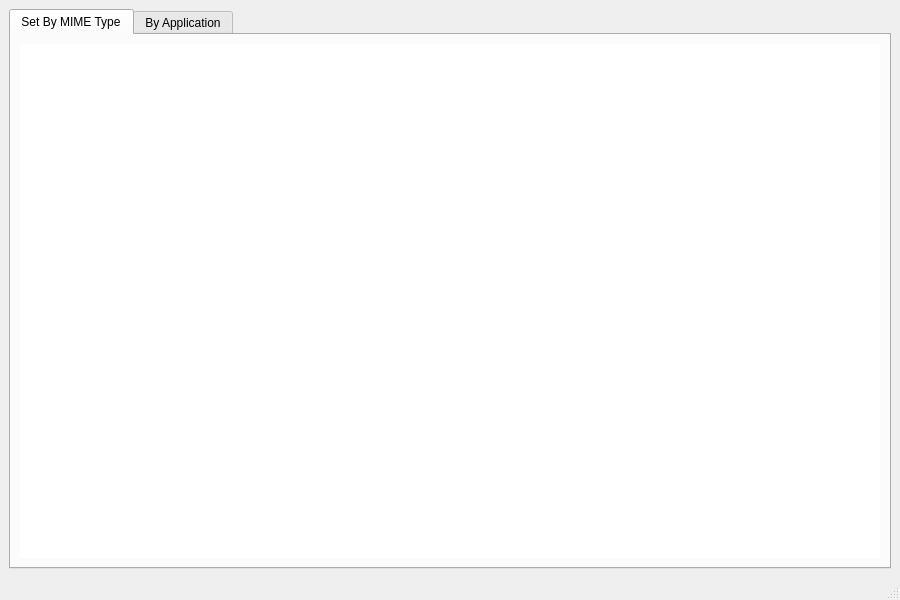
<?xml version="1.0" encoding="UTF-8"?>
<ui version="4.0">
 <class>MainWindow</class>
 <widget class="QMainWindow" name="MainWindow">
  <property name="geometry">
   <rect>
    <x>0</x>
    <y>0</y>
    <width>900</width>
    <height>600</height>
   </rect>
  </property>
  <property name="windowTitle">
   <string>Default Apps Selector</string>
  </property>
  <widget class="QWidget" name="centralwidget">
   <layout class="QHBoxLayout" name="horizontalLayout">
    <item>
     <widget class="QTabWidget" name="tabWidget">
      <property name="currentIndex">
       <number>0</number>
      </property>
      <widget class="QWidget" name="tabByType">
       <attribute name="title">
        <string>Set By MIME Type</string>
       </attribute>
       <layout class="QVBoxLayout" name="layoutByType">
        <item>
         <widget class="QTableView" name="typesView">
          <property name="frameShape">
           <enum>QFrame::NoFrame</enum>
          </property>
          <property name="selectionMode">
           <enum>QAbstractItemView::SingleSelection</enum>
          </property>
          <property name="selectionBehavior">
           <enum>QAbstractItemView::SelectRows</enum>
          </property>
          <property name="showGrid">
           <bool>false</bool>
          </property>
          <property name="sortingEnabled">
           <bool>true</bool>
          </property>
          <attribute name="horizontalHeaderCascadingSectionResizes">
           <bool>true</bool>
          </attribute>
          <attribute name="horizontalHeaderStretchLastSection">
           <bool>true</bool>
          </attribute>
          <attribute name="verticalHeaderVisible">
           <bool>false</bool>
          </attribute>
         </widget>
        </item>
       </layout>
      </widget>
      <widget class="QWidget" name="tabByApp">
       <attribute name="title">
        <string>By Application</string>
       </attribute>
       <layout class="QVBoxLayout" name="layoutByApp">
        <item>
         <widget class="QListView" name="appsView">
          <property name="frameShape">
           <enum>QFrame::NoFrame</enum>
          </property>
         </widget>
        </item>
       </layout>
      </widget>
     </widget>
    </item>
   </layout>
  </widget>
  <widget class="QMenuBar" name="menubar">
   <property name="geometry">
    <rect>
     <x>0</x>
     <y>0</y>
     <width>900</width>
     <height>42</height>
    </rect>
   </property>
  </widget>
  <widget class="QStatusBar" name="statusbar"/>
 </widget>
 <resources/>
 <connections/>
</ui>
